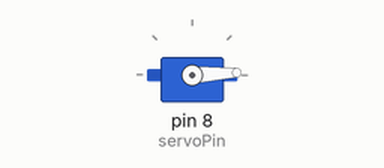
This sketch was run on a simulated Arduino Uno, built with avr-gcc and run on an emulated ATmega328P. Parts: servo.

Above: at 0.05 s.
At 0.9 s:
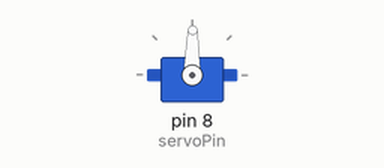
At 1.75 s:
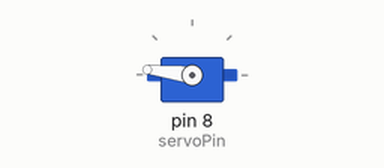
At 3.45 s:
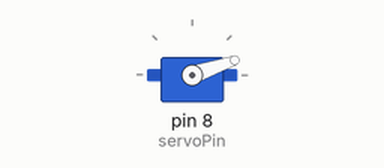
Timing chart, 0 to 8.3 s (numbered marks = the images above):
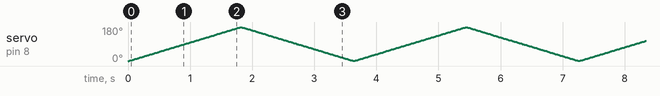

The sketch:

motorWithMicroServo.ino
```cpp
#include <Servo.h>

const int servoPin = 8;

Servo servo;

void setup() {
  // put your setup code here, to run once:
  servo.attach(servoPin);
}

void loop() {
  // put your main code here, to run repeatedly:
  // scan from 0 to 180 degrees
  for(int angle = 0; angle < 180; angle++)
  {
    servo.write(angle);
    delay(10);
  }
  // now scan back from 180 to 0 degrees
  for(int angle = 180; angle > 0; angle--)
  {
    servo.write(angle);
    delay(10);
  }
}
```
